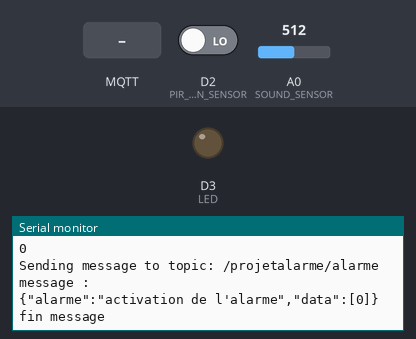
Bench run of a sketch on a simulated Arduino MKR. Shown: output pins drawn as LEDs (lit = HIGH), the last lines printed to the serial monitor. The inputs (shaded band) are chosen by the test bench; at power-on: D2 (PIR_MOTION_SENSOR) LOW, A0 (SOUND_SENSOR) = 512. WiFi joins after 1.5 s; servers stay silent unless stated; no MQTT or app messages arrive unless stated.

Above: at 2.7 s.
2.8 s: MQTT message "1" arrives on the first subscribed topic
At 3.4 s:
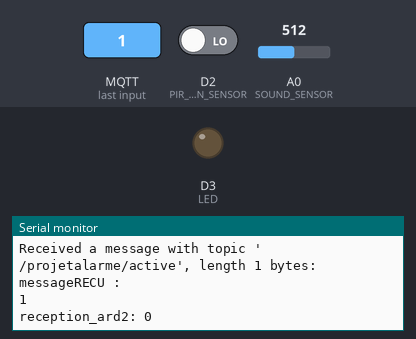
4.3 s: MQTT message "on" arrives on the first subscribed topic
At 4.48 s:
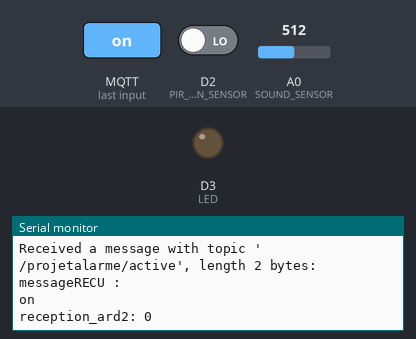
5.8 s: MQTT message "off" arrives on the first subscribed topic
At 6.4 s:
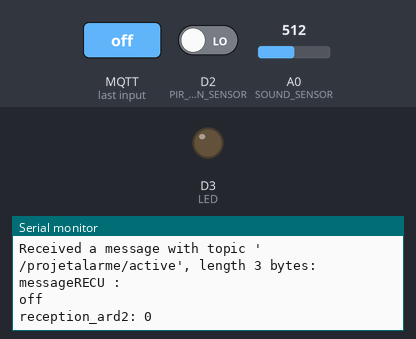

The sketch:

sender.ino
```cpp
#include <ArduinoJson.h>
#include <ArduinoMqttClient.h>
#include <WiFi101.h>
#include "arduino_secrets.h"

///////please enter your sensitive data in the Secret tab/arduino_secrets.h
char ssid[] = SECRET_SSID;        // your network SSID (name)
char pass[] = SECRET_PASS;    // your network password (use for WPA, or use as key for WEP)

WiFiClient wifiClient;
MqttClient mqttClient(wifiClient);

const char broker[] = "test.mosquitto.org";
int        port     = 1883;
const char topic[]  = "/projetalarme/alarme";
const char topic2[]  = "/projetalarme/active";

//set interval for sending messages (milliseconds)
const long interval = 1000;
unsigned long previousMillis = 0;


//INITIALISATION VARIABLES

#define SOUND_SENSOR A0
#define LED 3 // the number of the LED pin
#define THRESHOLD_VALUE 400//The threshold to turn the led on 400.00*5/1024 = 1.95v
int reception_ard2;


void setup() {

  // INITIALISATION VARIABLES

  // Capteur de mouvement
  #define PIR_MOTION_SENSOR 2//Use pin 2 to receive the signal from the module
  pinMode(PIR_MOTION_SENSOR, INPUT);

  // Sound sensor
  pinMode(SOUND_SENSOR, INPUT);

  //LED
  pinMode(LED, OUTPUT);


  //Initialize serial and wait for port to open:
  Serial.begin(9600);
  while (!Serial) {
    ; // wait for serial port to connect. Needed for native USB port only
  }

  // attempt to connect to Wifi network:
  Serial.print("Attempting to connect to WPA SSID: ");
  Serial.println(ssid);
  while (WiFi.begin(ssid, pass) != WL_CONNECTED) {
    // failed, retry
    Serial.print(".");
    delay(5000);
  }

  Serial.println("You're connected to the network");
  Serial.println();

  Serial.print("Attempting to connect to the MQTT broker: ");
  Serial.println(broker);

  if (!mqttClient.connect(broker, port)) {
    Serial.print("MQTT connection failed! Error code = ");
    Serial.println(mqttClient.connectError());

    while (1);
  }

  Serial.println("You're connected to the MQTT broker!");
  Serial.println();


  /// inscription topic retour
  mqttClient.onMessage(onMqttMessage);
  mqttClient.subscribe(topic2);
  Serial.print("Topic2 retour: ");
  Serial.println(topic2);
  Serial.println();
}

void loop() {

  mqttClient.poll();

  unsigned long currentMillis = millis();

  if (currentMillis - previousMillis >= interval) {
    // save the last time a message was sent
    previousMillis = currentMillis;


  //TRAITEMENT ENVOIE DONNEES

  int activeAlarme = 0;
  int sound = 404;
  int mouv = 666;

  //Capteur de mouvement
  if(digitalRead(PIR_MOTION_SENSOR))//if it detects the moving people?
        mouv= 1; //"Hi,people is coming"
    else
        mouv=0; //"Watching";

  Serial.println("valeur mouv : ");
  Serial.println(mouv);
  Serial.println();


  // Sound sensor
  int sensorValue = analogRead(SOUND_SENSOR);//use A0 to read the electrical signal
  Serial.print("sensorValue : ");
  Serial.println(sensorValue);

  if(sensorValue > 350){
    sound = 1;
  } else {
    sound = 0;
  }

  Serial.println("sound : ");
  Serial.println(sound);
  Serial.println();

  if ( (mouv ==1) && (sound == 1)){
    activeAlarme = 1;
  }

  Serial.println("activeAlarme : ");
  Serial.println(activeAlarme);
  Serial.println();

  Serial.print("Sending message to topic: ");
  Serial.println(topic);

  /*ENVOIE JSON */

  StaticJsonDocument<200> doc;
  doc["alarme"] = "activation de l'alarme";
  JsonArray data = doc.createNestedArray("data");
  data.add(activeAlarme);

  String message;
  serializeJson(doc, message);

  mqttClient.beginMessage(topic);
  mqttClient.print(message);
  mqttClient.endMessage();

  Serial.println("message :" );
  Serial.println(message);
  Serial.println("fin message");
  Serial.println();

  }
}


//TRAITEMENT RECEPTION COMMANDES

void onMqttMessage(int messageSize) {
  // we received a message, print out the topic and contents
  Serial.println("Received a message with topic '");
  Serial.print(mqttClient.messageTopic());
  Serial.print("', length ");
  Serial.print(messageSize);
  Serial.println(" bytes:");

  String messageRECU = "";

  // use the Stream interface to print the contents
  while (mqttClient.available()) {
    messageRECU += (char)mqttClient.read();
  }

  Serial.println("messageRECU : ");
  Serial.println(messageRECU);

  //RECEPTION JSON
  StaticJsonDocument<200> doc;
  deserializeJson(doc, messageRECU);

  JsonObject obj = doc.as<JsonObject>();

  reception_ard2 = obj["data_arduino2"][0];
  Serial.print("reception_ard2: ");
  Serial.println(reception_ard2);
  Serial.println();

  if (reception_ard2 == 2){ // activation de l'alarme
    digitalWrite(LED,HIGH);
  }else if (reception_ard2 == 3){ // desactivation de l'alarme
    digitalWrite(LED,LOW);
  }

}
```

arduino_secrets.h
```cpp
#define SECRET_SSID "" //network name
#define SECRET_PASS ""//password
```

Measured:
- after the input at 2.8 s, the serial monitor: prints a new line at once (image 1)
- after the input at 4.3 s, the serial monitor: prints a new line at once (image 2)
- after the input at 5.8 s, the serial monitor: prints a new line at once (image 3)
